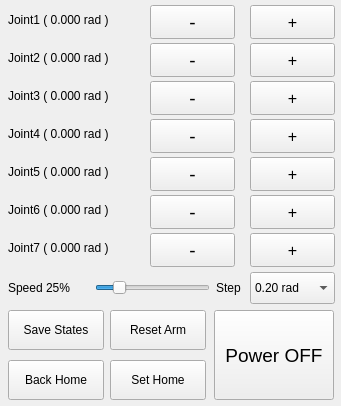
<?xml version="1.0" encoding="UTF-8"?>
<ui version="4.0">
 <class>Form</class>
 <widget class="QWidget" name="Form">
  <property name="geometry">
   <rect>
    <x>0</x>
    <y>0</y>
    <width>341</width>
    <height>406</height>
   </rect>
  </property>
  <property name="minimumSize">
   <size>
    <width>324</width>
    <height>356</height>
   </size>
  </property>
  <property name="maximumSize">
   <size>
    <width>500</width>
    <height>500</height>
   </size>
  </property>
  <property name="cursor">
   <cursorShape>ArrowCursor</cursorShape>
  </property>
  <property name="windowTitle">
   <string>Mantra HMI</string>
  </property>
  <property name="autoFillBackground">
   <bool>false</bool>
  </property>
  <widget class="QPushButton" name="pushButton7_2">
   <property name="geometry">
    <rect>
     <x>250</x>
     <y>233</y>
     <width>85</width>
     <height>34</height>
    </rect>
   </property>
   <property name="font">
    <font>
     <family>Ubuntu</family>
     <pointsize>12</pointsize>
     <weight>50</weight>
     <italic>false</italic>
     <bold>false</bold>
    </font>
   </property>
   <property name="cursor">
    <cursorShape>PointingHandCursor</cursorShape>
   </property>
   <property name="text">
    <string>+</string>
   </property>
  </widget>
  <widget class="QPushButton" name="pushButton2_2">
   <property name="geometry">
    <rect>
     <x>250</x>
     <y>43</y>
     <width>85</width>
     <height>34</height>
    </rect>
   </property>
   <property name="font">
    <font>
     <family>Ubuntu</family>
     <pointsize>12</pointsize>
     <weight>50</weight>
     <italic>false</italic>
     <bold>false</bold>
    </font>
   </property>
   <property name="cursor">
    <cursorShape>PointingHandCursor</cursorShape>
   </property>
   <property name="text">
    <string>+</string>
   </property>
  </widget>
  <widget class="QLabel" name="label_6">
   <property name="geometry">
    <rect>
     <x>8</x>
     <y>194</y>
     <width>130</width>
     <height>32</height>
    </rect>
   </property>
   <property name="text">
    <string>Joint6 ( 0.000 rad )</string>
   </property>
  </widget>
  <widget class="QPushButton" name="pushButton1_1">
   <property name="geometry">
    <rect>
     <x>150</x>
     <y>5</y>
     <width>85</width>
     <height>34</height>
    </rect>
   </property>
   <property name="font">
    <font>
     <family>Ubuntu</family>
     <pointsize>14</pointsize>
     <weight>50</weight>
     <italic>false</italic>
     <bold>false</bold>
    </font>
   </property>
   <property name="cursor">
    <cursorShape>PointingHandCursor</cursorShape>
   </property>
   <property name="text">
    <string>-</string>
   </property>
  </widget>
  <widget class="QPushButton" name="pushButton3_1">
   <property name="geometry">
    <rect>
     <x>150</x>
     <y>81</y>
     <width>85</width>
     <height>34</height>
    </rect>
   </property>
   <property name="font">
    <font>
     <family>Ubuntu</family>
     <pointsize>14</pointsize>
     <weight>50</weight>
     <italic>false</italic>
     <bold>false</bold>
    </font>
   </property>
   <property name="cursor">
    <cursorShape>PointingHandCursor</cursorShape>
   </property>
   <property name="text">
    <string>-</string>
   </property>
  </widget>
  <widget class="QPushButton" name="pushButton6_2">
   <property name="geometry">
    <rect>
     <x>250</x>
     <y>195</y>
     <width>85</width>
     <height>34</height>
    </rect>
   </property>
   <property name="font">
    <font>
     <family>Ubuntu</family>
     <pointsize>12</pointsize>
     <weight>50</weight>
     <italic>false</italic>
     <bold>false</bold>
    </font>
   </property>
   <property name="cursor">
    <cursorShape>PointingHandCursor</cursorShape>
   </property>
   <property name="text">
    <string>+</string>
   </property>
  </widget>
  <widget class="QPushButton" name="pushButton2_1">
   <property name="geometry">
    <rect>
     <x>150</x>
     <y>43</y>
     <width>85</width>
     <height>34</height>
    </rect>
   </property>
   <property name="font">
    <font>
     <family>Ubuntu</family>
     <pointsize>14</pointsize>
     <weight>50</weight>
     <italic>false</italic>
     <bold>false</bold>
    </font>
   </property>
   <property name="cursor">
    <cursorShape>PointingHandCursor</cursorShape>
   </property>
   <property name="text">
    <string>-</string>
   </property>
  </widget>
  <widget class="QPushButton" name="pushButton7_1">
   <property name="geometry">
    <rect>
     <x>150</x>
     <y>233</y>
     <width>85</width>
     <height>34</height>
    </rect>
   </property>
   <property name="font">
    <font>
     <family>Ubuntu</family>
     <pointsize>14</pointsize>
     <weight>50</weight>
     <italic>false</italic>
     <bold>false</bold>
    </font>
   </property>
   <property name="cursor">
    <cursorShape>PointingHandCursor</cursorShape>
   </property>
   <property name="text">
    <string>-</string>
   </property>
  </widget>
  <widget class="QLabel" name="label_5">
   <property name="geometry">
    <rect>
     <x>8</x>
     <y>156</y>
     <width>130</width>
     <height>32</height>
    </rect>
   </property>
   <property name="text">
    <string>Joint5 ( 0.000 rad )</string>
   </property>
  </widget>
  <widget class="QLabel" name="label_2">
   <property name="geometry">
    <rect>
     <x>8</x>
     <y>42</y>
     <width>130</width>
     <height>32</height>
    </rect>
   </property>
   <property name="text">
    <string>Joint2 ( 0.000 rad )</string>
   </property>
  </widget>
  <widget class="QPushButton" name="pushButton3_2">
   <property name="geometry">
    <rect>
     <x>250</x>
     <y>81</y>
     <width>85</width>
     <height>34</height>
    </rect>
   </property>
   <property name="font">
    <font>
     <family>Ubuntu</family>
     <pointsize>12</pointsize>
     <weight>50</weight>
     <italic>false</italic>
     <bold>false</bold>
    </font>
   </property>
   <property name="cursor">
    <cursorShape>PointingHandCursor</cursorShape>
   </property>
   <property name="text">
    <string>+</string>
   </property>
  </widget>
  <widget class="QLabel" name="label_4">
   <property name="geometry">
    <rect>
     <x>8</x>
     <y>118</y>
     <width>130</width>
     <height>32</height>
    </rect>
   </property>
   <property name="text">
    <string>Joint4 ( 0.000 rad )</string>
   </property>
  </widget>
  <widget class="QLabel" name="label_1">
   <property name="geometry">
    <rect>
     <x>8</x>
     <y>4</y>
     <width>130</width>
     <height>32</height>
    </rect>
   </property>
   <property name="text">
    <string>Joint1 ( 0.000 rad )</string>
   </property>
  </widget>
  <widget class="QPushButton" name="pushButton6_1">
   <property name="geometry">
    <rect>
     <x>150</x>
     <y>195</y>
     <width>85</width>
     <height>34</height>
    </rect>
   </property>
   <property name="font">
    <font>
     <family>Ubuntu</family>
     <pointsize>14</pointsize>
     <weight>50</weight>
     <italic>false</italic>
     <bold>false</bold>
    </font>
   </property>
   <property name="cursor">
    <cursorShape>PointingHandCursor</cursorShape>
   </property>
   <property name="text">
    <string>-</string>
   </property>
  </widget>
  <widget class="QPushButton" name="pushButton5_2">
   <property name="geometry">
    <rect>
     <x>250</x>
     <y>157</y>
     <width>85</width>
     <height>34</height>
    </rect>
   </property>
   <property name="font">
    <font>
     <family>Ubuntu</family>
     <pointsize>12</pointsize>
     <weight>50</weight>
     <italic>false</italic>
     <bold>false</bold>
    </font>
   </property>
   <property name="cursor">
    <cursorShape>PointingHandCursor</cursorShape>
   </property>
   <property name="text">
    <string>+</string>
   </property>
  </widget>
  <widget class="QPushButton" name="pushButton4_2">
   <property name="geometry">
    <rect>
     <x>250</x>
     <y>119</y>
     <width>85</width>
     <height>34</height>
    </rect>
   </property>
   <property name="font">
    <font>
     <family>Ubuntu</family>
     <pointsize>12</pointsize>
     <weight>50</weight>
     <italic>false</italic>
     <bold>false</bold>
    </font>
   </property>
   <property name="cursor">
    <cursorShape>PointingHandCursor</cursorShape>
   </property>
   <property name="text">
    <string>+</string>
   </property>
  </widget>
  <widget class="QLabel" name="label_3">
   <property name="geometry">
    <rect>
     <x>8</x>
     <y>80</y>
     <width>130</width>
     <height>32</height>
    </rect>
   </property>
   <property name="text">
    <string>Joint3 ( 0.000 rad )</string>
   </property>
  </widget>
  <widget class="QPushButton" name="pushButton5_1">
   <property name="geometry">
    <rect>
     <x>150</x>
     <y>157</y>
     <width>85</width>
     <height>34</height>
    </rect>
   </property>
   <property name="font">
    <font>
     <family>Ubuntu</family>
     <pointsize>14</pointsize>
     <weight>50</weight>
     <italic>false</italic>
     <bold>false</bold>
    </font>
   </property>
   <property name="cursor">
    <cursorShape>PointingHandCursor</cursorShape>
   </property>
   <property name="text">
    <string>-</string>
   </property>
  </widget>
  <widget class="QPushButton" name="pushButton1_2">
   <property name="geometry">
    <rect>
     <x>250</x>
     <y>5</y>
     <width>85</width>
     <height>34</height>
    </rect>
   </property>
   <property name="font">
    <font>
     <family>Ubuntu</family>
     <pointsize>12</pointsize>
     <weight>50</weight>
     <italic>false</italic>
     <bold>false</bold>
    </font>
   </property>
   <property name="cursor">
    <cursorShape>PointingHandCursor</cursorShape>
   </property>
   <property name="text">
    <string>+</string>
   </property>
  </widget>
  <widget class="QLabel" name="label_7">
   <property name="geometry">
    <rect>
     <x>8</x>
     <y>232</y>
     <width>130</width>
     <height>32</height>
    </rect>
   </property>
   <property name="text">
    <string>Joint7 ( 0.000 rad )</string>
   </property>
  </widget>
  <widget class="QPushButton" name="pushButton4_1">
   <property name="geometry">
    <rect>
     <x>150</x>
     <y>119</y>
     <width>85</width>
     <height>34</height>
    </rect>
   </property>
   <property name="font">
    <font>
     <family>Ubuntu</family>
     <pointsize>14</pointsize>
     <weight>50</weight>
     <italic>false</italic>
     <bold>false</bold>
    </font>
   </property>
   <property name="cursor">
    <cursorShape>PointingHandCursor</cursorShape>
   </property>
   <property name="text">
    <string>-</string>
   </property>
  </widget>
  <widget class="QPushButton" name="saveButton">
   <property name="geometry">
    <rect>
     <x>8</x>
     <y>310</y>
     <width>96</width>
     <height>40</height>
    </rect>
   </property>
   <property name="minimumSize">
    <size>
     <width>96</width>
     <height>30</height>
    </size>
   </property>
   <property name="maximumSize">
    <size>
     <width>120</width>
     <height>120</height>
    </size>
   </property>
   <property name="cursor">
    <cursorShape>PointingHandCursor</cursorShape>
   </property>
   <property name="text">
    <string>Save States</string>
   </property>
  </widget>
  <widget class="QPushButton" name="powerButton">
   <property name="geometry">
    <rect>
     <x>214</x>
     <y>310</y>
     <width>120</width>
     <height>90</height>
    </rect>
   </property>
   <property name="minimumSize">
    <size>
     <width>30</width>
     <height>30</height>
    </size>
   </property>
   <property name="maximumSize">
    <size>
     <width>200</width>
     <height>200</height>
    </size>
   </property>
   <property name="font">
    <font>
     <pointsize>14</pointsize>
     <weight>50</weight>
     <italic>false</italic>
     <bold>false</bold>
    </font>
   </property>
   <property name="cursor">
    <cursorShape>PointingHandCursor</cursorShape>
   </property>
   <property name="text">
    <string>Power OFF</string>
   </property>
  </widget>
  <widget class="QPushButton" name="resetButton">
   <property name="geometry">
    <rect>
     <x>110</x>
     <y>310</y>
     <width>96</width>
     <height>40</height>
    </rect>
   </property>
   <property name="minimumSize">
    <size>
     <width>96</width>
     <height>30</height>
    </size>
   </property>
   <property name="maximumSize">
    <size>
     <width>120</width>
     <height>120</height>
    </size>
   </property>
   <property name="cursor">
    <cursorShape>PointingHandCursor</cursorShape>
   </property>
   <property name="text">
    <string>Reset Arm</string>
   </property>
  </widget>
  <widget class="QSlider" name="horizontalSlider">
   <property name="geometry">
    <rect>
     <x>95</x>
     <y>272</y>
     <width>115</width>
     <height>32</height>
    </rect>
   </property>
   <property name="cursor">
    <cursorShape>PointingHandCursor</cursorShape>
   </property>
   <property name="focusPolicy">
    <enum>Qt::StrongFocus</enum>
   </property>
   <property name="autoFillBackground">
    <bool>false</bool>
   </property>
   <property name="minimum">
    <number>10</number>
   </property>
   <property name="maximum">
    <number>100</number>
   </property>
   <property name="value">
    <number>25</number>
   </property>
   <property name="sliderPosition">
    <number>25</number>
   </property>
   <property name="orientation">
    <enum>Qt::Horizontal</enum>
   </property>
   <property name="tickPosition">
    <enum>QSlider::NoTicks</enum>
   </property>
   <property name="tickInterval">
    <number>8</number>
   </property>
  </widget>
  <widget class="QLabel" name="label_8">
   <property name="geometry">
    <rect>
     <x>8</x>
     <y>272</y>
     <width>91</width>
     <height>32</height>
    </rect>
   </property>
   <property name="text">
    <string>Speed 25%</string>
   </property>
  </widget>
  <widget class="QComboBox" name="comboBox">
   <property name="geometry">
    <rect>
     <x>250</x>
     <y>272</y>
     <width>85</width>
     <height>32</height>
    </rect>
   </property>
   <property name="currentIndex">
    <number>3</number>
   </property>
   <item>
    <property name="text">
     <string>1.60 rad</string>
    </property>
   </item>
   <item>
    <property name="text">
     <string>0.80 rad</string>
    </property>
   </item>
   <item>
    <property name="text">
     <string>0.40 rad</string>
    </property>
   </item>
   <item>
    <property name="text">
     <string>0.20 rad</string>
    </property>
   </item>
   <item>
    <property name="text">
     <string>0.10 rad</string>
    </property>
   </item>
   <item>
    <property name="text">
     <string>0.05 rad</string>
    </property>
   </item>
   <item>
    <property name="text">
     <string>0.02 rad</string>
    </property>
   </item>
   <item>
    <property name="text">
     <string>0.01 rad</string>
    </property>
   </item>
  </widget>
  <widget class="QLabel" name="label_9">
   <property name="geometry">
    <rect>
     <x>216</x>
     <y>272</y>
     <width>31</width>
     <height>32</height>
    </rect>
   </property>
   <property name="text">
    <string>Step</string>
   </property>
  </widget>
  <widget class="QPushButton" name="setHomeButton">
   <property name="geometry">
    <rect>
     <x>110</x>
     <y>360</y>
     <width>96</width>
     <height>40</height>
    </rect>
   </property>
   <property name="minimumSize">
    <size>
     <width>96</width>
     <height>30</height>
    </size>
   </property>
   <property name="maximumSize">
    <size>
     <width>120</width>
     <height>120</height>
    </size>
   </property>
   <property name="cursor">
    <cursorShape>PointingHandCursor</cursorShape>
   </property>
   <property name="text">
    <string>Set Home</string>
   </property>
  </widget>
  <widget class="QPushButton" name="backHomeButton">
   <property name="geometry">
    <rect>
     <x>8</x>
     <y>360</y>
     <width>96</width>
     <height>40</height>
    </rect>
   </property>
   <property name="minimumSize">
    <size>
     <width>96</width>
     <height>30</height>
    </size>
   </property>
   <property name="maximumSize">
    <size>
     <width>120</width>
     <height>120</height>
    </size>
   </property>
   <property name="cursor">
    <cursorShape>PointingHandCursor</cursorShape>
   </property>
   <property name="text">
    <string>Back Home</string>
   </property>
  </widget>
 </widget>
 <tabstops>
  <tabstop>pushButton1_1</tabstop>
  <tabstop>pushButton1_2</tabstop>
  <tabstop>pushButton2_1</tabstop>
  <tabstop>pushButton2_2</tabstop>
  <tabstop>pushButton3_1</tabstop>
  <tabstop>pushButton3_2</tabstop>
  <tabstop>pushButton4_1</tabstop>
  <tabstop>pushButton4_2</tabstop>
  <tabstop>pushButton5_1</tabstop>
  <tabstop>pushButton5_2</tabstop>
  <tabstop>pushButton6_1</tabstop>
  <tabstop>pushButton6_2</tabstop>
  <tabstop>pushButton7_1</tabstop>
  <tabstop>pushButton7_2</tabstop>
 </tabstops>
 <resources/>
 <connections>
  <connection>
   <sender>pushButton1_1</sender>
   <signal>pressed()</signal>
   <receiver>Form</receiver>
   <slot>joint1_minus()</slot>
   <hints>
    <hint type="sourcelabel">
     <x>261</x>
     <y>27</y>
    </hint>
    <hint type="destinationlabel">
     <x>158</x>
     <y>0</y>
    </hint>
   </hints>
  </connection>
  <connection>
   <sender>pushButton1_2</sender>
   <signal>pressed()</signal>
   <receiver>Form</receiver>
   <slot>joint1_plus()</slot>
   <hints>
    <hint type="sourcelabel">
     <x>352</x>
     <y>24</y>
    </hint>
    <hint type="destinationlabel">
     <x>247</x>
     <y>0</y>
    </hint>
   </hints>
  </connection>
  <connection>
   <sender>powerButton</sender>
   <signal>pressed()</signal>
   <receiver>Form</receiver>
   <slot>power()</slot>
   <hints>
    <hint type="sourcelabel">
     <x>303</x>
     <y>335</y>
    </hint>
    <hint type="destinationlabel">
     <x>222</x>
     <y>0</y>
    </hint>
   </hints>
  </connection>
  <connection>
   <sender>pushButton2_1</sender>
   <signal>pressed()</signal>
   <receiver>Form</receiver>
   <slot>joint2_minus()</slot>
   <hints>
    <hint type="sourcelabel">
     <x>289</x>
     <y>64</y>
    </hint>
    <hint type="destinationlabel">
     <x>191</x>
     <y>0</y>
    </hint>
   </hints>
  </connection>
  <connection>
   <sender>pushButton2_2</sender>
   <signal>pressed()</signal>
   <receiver>Form</receiver>
   <slot>joint2_plus()</slot>
   <hints>
    <hint type="sourcelabel">
     <x>383</x>
     <y>56</y>
    </hint>
    <hint type="destinationlabel">
     <x>284</x>
     <y>0</y>
    </hint>
   </hints>
  </connection>
  <connection>
   <sender>pushButton3_1</sender>
   <signal>pressed()</signal>
   <receiver>Form</receiver>
   <slot>joint3_minus()</slot>
   <hints>
    <hint type="sourcelabel">
     <x>251</x>
     <y>101</y>
    </hint>
    <hint type="destinationlabel">
     <x>130</x>
     <y>82</y>
    </hint>
   </hints>
  </connection>
  <connection>
   <sender>pushButton3_2</sender>
   <signal>pressed()</signal>
   <receiver>Form</receiver>
   <slot>joint3_plus()</slot>
   <hints>
    <hint type="sourcelabel">
     <x>346</x>
     <y>105</y>
    </hint>
    <hint type="destinationlabel">
     <x>129</x>
     <y>116</y>
    </hint>
   </hints>
  </connection>
  <connection>
   <sender>pushButton4_1</sender>
   <signal>pressed()</signal>
   <receiver>Form</receiver>
   <slot>joint4_minus()</slot>
   <hints>
    <hint type="sourcelabel">
     <x>285</x>
     <y>136</y>
    </hint>
    <hint type="destinationlabel">
     <x>45</x>
     <y>152</y>
    </hint>
   </hints>
  </connection>
  <connection>
   <sender>pushButton4_2</sender>
   <signal>pressed()</signal>
   <receiver>Form</receiver>
   <slot>joint4_plus()</slot>
   <hints>
    <hint type="sourcelabel">
     <x>345</x>
     <y>140</y>
    </hint>
    <hint type="destinationlabel">
     <x>320</x>
     <y>140</y>
    </hint>
   </hints>
  </connection>
  <connection>
   <sender>pushButton5_1</sender>
   <signal>pressed()</signal>
   <receiver>Form</receiver>
   <slot>joint5_minus()</slot>
   <hints>
    <hint type="sourcelabel">
     <x>280</x>
     <y>176</y>
    </hint>
    <hint type="destinationlabel">
     <x>131</x>
     <y>192</y>
    </hint>
   </hints>
  </connection>
  <connection>
   <sender>pushButton5_2</sender>
   <signal>pressed()</signal>
   <receiver>Form</receiver>
   <slot>joint5_plus()</slot>
   <hints>
    <hint type="sourcelabel">
     <x>379</x>
     <y>178</y>
    </hint>
    <hint type="destinationlabel">
     <x>320</x>
     <y>182</y>
    </hint>
   </hints>
  </connection>
  <connection>
   <sender>pushButton6_1</sender>
   <signal>pressed()</signal>
   <receiver>Form</receiver>
   <slot>joint6_minus()</slot>
   <hints>
    <hint type="sourcelabel">
     <x>289</x>
     <y>222</y>
    </hint>
    <hint type="destinationlabel">
     <x>72</x>
     <y>229</y>
    </hint>
   </hints>
  </connection>
  <connection>
   <sender>pushButton6_2</sender>
   <signal>pressed()</signal>
   <receiver>Form</receiver>
   <slot>joint6_plus()</slot>
   <hints>
    <hint type="sourcelabel">
     <x>380</x>
     <y>211</y>
    </hint>
    <hint type="destinationlabel">
     <x>319</x>
     <y>218</y>
    </hint>
   </hints>
  </connection>
  <connection>
   <sender>pushButton7_1</sender>
   <signal>pressed()</signal>
   <receiver>Form</receiver>
   <slot>joint7_minus()</slot>
   <hints>
    <hint type="sourcelabel">
     <x>286</x>
     <y>248</y>
    </hint>
    <hint type="destinationlabel">
     <x>172</x>
     <y>290</y>
    </hint>
   </hints>
  </connection>
  <connection>
   <sender>pushButton7_2</sender>
   <signal>pressed()</signal>
   <receiver>Form</receiver>
   <slot>joint7_plus()</slot>
   <hints>
    <hint type="sourcelabel">
     <x>379</x>
     <y>254</y>
    </hint>
    <hint type="destinationlabel">
     <x>311</x>
     <y>287</y>
    </hint>
   </hints>
  </connection>
  <connection>
   <sender>saveButton</sender>
   <signal>pressed()</signal>
   <receiver>Form</receiver>
   <slot>save_state()</slot>
   <hints>
    <hint type="sourcelabel">
     <x>44</x>
     <y>320</y>
    </hint>
    <hint type="destinationlabel">
     <x>93</x>
     <y>267</y>
    </hint>
   </hints>
  </connection>
  <connection>
   <sender>pushButton1_1</sender>
   <signal>released()</signal>
   <receiver>Form</receiver>
   <slot>joint1_minus_done()</slot>
   <hints>
    <hint type="sourcelabel">
     <x>243</x>
     <y>26</y>
    </hint>
    <hint type="destinationlabel">
     <x>10</x>
     <y>0</y>
    </hint>
   </hints>
  </connection>
  <connection>
   <sender>pushButton1_2</sender>
   <signal>released()</signal>
   <receiver>Form</receiver>
   <slot>joint1_plus_done()</slot>
   <hints>
    <hint type="sourcelabel">
     <x>401</x>
     <y>21</y>
    </hint>
    <hint type="destinationlabel">
     <x>321</x>
     <y>0</y>
    </hint>
   </hints>
  </connection>
  <connection>
   <sender>pushButton2_1</sender>
   <signal>released()</signal>
   <receiver>Form</receiver>
   <slot>joint2_minus_done()</slot>
   <hints>
    <hint type="sourcelabel">
     <x>306</x>
     <y>58</y>
    </hint>
    <hint type="destinationlabel">
     <x>7</x>
     <y>38</y>
    </hint>
   </hints>
  </connection>
  <connection>
   <sender>pushButton2_2</sender>
   <signal>released()</signal>
   <receiver>Form</receiver>
   <slot>joint2_plus_done()</slot>
   <hints>
    <hint type="sourcelabel">
     <x>366</x>
     <y>57</y>
    </hint>
    <hint type="destinationlabel">
     <x>5</x>
     <y>78</y>
    </hint>
   </hints>
  </connection>
  <connection>
   <sender>pushButton3_1</sender>
   <signal>released()</signal>
   <receiver>Form</receiver>
   <slot>joint3_minus_done()</slot>
   <hints>
    <hint type="sourcelabel">
     <x>277</x>
     <y>101</y>
    </hint>
    <hint type="destinationlabel">
     <x>4</x>
     <y>114</y>
    </hint>
   </hints>
  </connection>
  <connection>
   <sender>pushButton3_2</sender>
   <signal>released()</signal>
   <receiver>Form</receiver>
   <slot>joint3_plus_done()</slot>
   <hints>
    <hint type="sourcelabel">
     <x>407</x>
     <y>100</y>
    </hint>
    <hint type="destinationlabel">
     <x>321</x>
     <y>100</y>
    </hint>
   </hints>
  </connection>
  <connection>
   <sender>pushButton4_1</sender>
   <signal>released()</signal>
   <receiver>Form</receiver>
   <slot>joint4_minus_done()</slot>
   <hints>
    <hint type="sourcelabel">
     <x>312</x>
     <y>134</y>
    </hint>
    <hint type="destinationlabel">
     <x>125</x>
     <y>151</y>
    </hint>
   </hints>
  </connection>
  <connection>
   <sender>pushButton4_2</sender>
   <signal>released()</signal>
   <receiver>Form</receiver>
   <slot>joint4_plus_done()</slot>
   <hints>
    <hint type="sourcelabel">
     <x>389</x>
     <y>127</y>
    </hint>
    <hint type="destinationlabel">
     <x>320</x>
     <y>158</y>
    </hint>
   </hints>
  </connection>
  <connection>
   <sender>pushButton5_1</sender>
   <signal>released()</signal>
   <receiver>Form</receiver>
   <slot>joint5_minus_done()</slot>
   <hints>
    <hint type="sourcelabel">
     <x>313</x>
     <y>171</y>
    </hint>
    <hint type="destinationlabel">
     <x>118</x>
     <y>190</y>
    </hint>
   </hints>
  </connection>
  <connection>
   <sender>pushButton5_2</sender>
   <signal>released()</signal>
   <receiver>Form</receiver>
   <slot>joint5_plus_done()</slot>
   <hints>
    <hint type="sourcelabel">
     <x>402</x>
     <y>165</y>
    </hint>
    <hint type="destinationlabel">
     <x>321</x>
     <y>196</y>
    </hint>
   </hints>
  </connection>
  <connection>
   <sender>pushButton6_1</sender>
   <signal>released()</signal>
   <receiver>Form</receiver>
   <slot>joint6_minus_done()</slot>
   <hints>
    <hint type="sourcelabel">
     <x>253</x>
     <y>205</y>
    </hint>
    <hint type="destinationlabel">
     <x>130</x>
     <y>197</y>
    </hint>
   </hints>
  </connection>
  <connection>
   <sender>pushButton6_2</sender>
   <signal>released()</signal>
   <receiver>Form</receiver>
   <slot>joint6_plus_done()</slot>
   <hints>
    <hint type="sourcelabel">
     <x>371</x>
     <y>203</y>
    </hint>
    <hint type="destinationlabel">
     <x>320</x>
     <y>232</y>
    </hint>
   </hints>
  </connection>
  <connection>
   <sender>pushButton7_1</sender>
   <signal>released()</signal>
   <receiver>Form</receiver>
   <slot>joint7_minus_done()</slot>
   <hints>
    <hint type="sourcelabel">
     <x>308</x>
     <y>250</y>
    </hint>
    <hint type="destinationlabel">
     <x>35</x>
     <y>268</y>
    </hint>
   </hints>
  </connection>
  <connection>
   <sender>pushButton7_2</sender>
   <signal>released()</signal>
   <receiver>Form</receiver>
   <slot>joint7_plus_done()</slot>
   <hints>
    <hint type="sourcelabel">
     <x>338</x>
     <y>247</y>
    </hint>
    <hint type="destinationlabel">
     <x>317</x>
     <y>271</y>
    </hint>
   </hints>
  </connection>
  <connection>
   <sender>horizontalSlider</sender>
   <signal>valueChanged(int)</signal>
   <receiver>Form</receiver>
   <slot>slide_moved()</slot>
   <hints>
    <hint type="sourcelabel">
     <x>225</x>
     <y>288</y>
    </hint>
    <hint type="destinationlabel">
     <x>216</x>
     <y>308</y>
    </hint>
   </hints>
  </connection>
  <connection>
   <sender>resetButton</sender>
   <signal>pressed()</signal>
   <receiver>Form</receiver>
   <slot>reset_arm()</slot>
   <hints>
    <hint type="sourcelabel">
     <x>162</x>
     <y>327</y>
    </hint>
    <hint type="destinationlabel">
     <x>321</x>
     <y>342</y>
    </hint>
   </hints>
  </connection>
  <connection>
   <sender>comboBox</sender>
   <signal>currentIndexChanged(int)</signal>
   <receiver>Form</receiver>
   <slot>selectionchange()</slot>
   <hints>
    <hint type="sourcelabel">
     <x>381</x>
     <y>300</y>
    </hint>
    <hint type="destinationlabel">
     <x>331</x>
     <y>300</y>
    </hint>
   </hints>
  </connection>
  <connection>
   <sender>setHomeButton</sender>
   <signal>pressed()</signal>
   <receiver>Form</receiver>
   <slot>set_home()</slot>
   <hints>
    <hint type="sourcelabel">
     <x>156</x>
     <y>376</y>
    </hint>
    <hint type="destinationlabel">
     <x>205</x>
     <y>381</y>
    </hint>
   </hints>
  </connection>
  <connection>
   <sender>backHomeButton</sender>
   <signal>pressed()</signal>
   <receiver>Form</receiver>
   <slot>back_home()</slot>
   <hints>
    <hint type="sourcelabel">
     <x>97</x>
     <y>380</y>
    </hint>
    <hint type="destinationlabel">
     <x>326</x>
     <y>381</y>
    </hint>
   </hints>
  </connection>
 </connections>
 <slots>
  <slot>joint1_minus()</slot>
  <slot>joint1_plus()</slot>
  <slot>joint2_minus()</slot>
  <slot>joint2_plus()</slot>
  <slot>joint3_minus()</slot>
  <slot>joint3_plus()</slot>
  <slot>joint4_minus()</slot>
  <slot>joint4_plus()</slot>
  <slot>joint5_minus()</slot>
  <slot>joint5_plus()</slot>
  <slot>joint6_minus()</slot>
  <slot>joint6_plus()</slot>
  <slot>joint7_minus()</slot>
  <slot>joint7_plus()</slot>
  <slot>save_state()</slot>
  <slot>joint1_minus_done()</slot>
  <slot>joint2_minus_done()</slot>
  <slot>joint3_minus_done()</slot>
  <slot>joint4_minus_done()</slot>
  <slot>joint5_minus_done()</slot>
  <slot>joint6_minus_done()</slot>
  <slot>joint7_minus_done()</slot>
  <slot>joint1_plus_done()</slot>
  <slot>joint2_plus_done()</slot>
  <slot>joint3_plus_done()</slot>
  <slot>joint4_plus_done()</slot>
  <slot>joint5_plus_done()</slot>
  <slot>joint6_plus_done()</slot>
  <slot>joint7_plus_done()</slot>
  <slot>slide_moved()</slot>
  <slot>selectionchange()</slot>
  <slot>power()</slot>
  <slot>set_home()</slot>
  <slot>back_home()</slot>
  <slot>reset_arm()</slot>
 </slots>
</ui>
